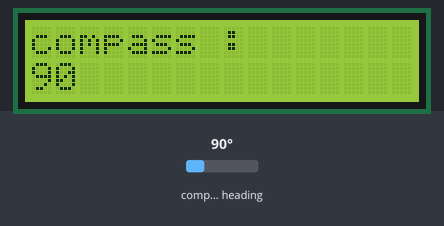
The sketch below on a simulated Arduino Uno, built with avr-gcc and run on an emulated ATmega328P. On the bench: 16×2 character LCD. The inputs (shaded band) are chosen by the test bench; at power-on: compass heading 90°. What the sketch prints to the serial monitor is not drawn.

Above: at 1.2 s.
1.3 s: compass heading set to 7°
At 2.1 s:
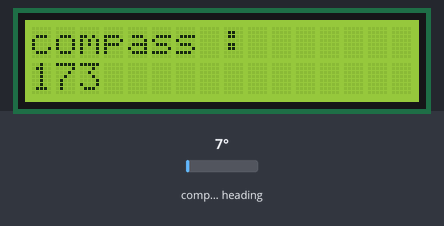
2.8 s: compass heading set to 180°
At 4.1 s:
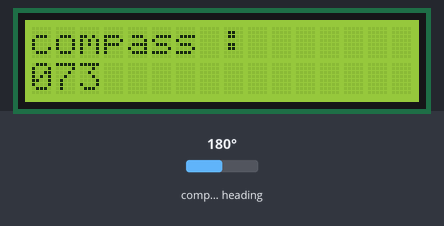
4.4 s: compass heading set to 269°
At 5.8 s:
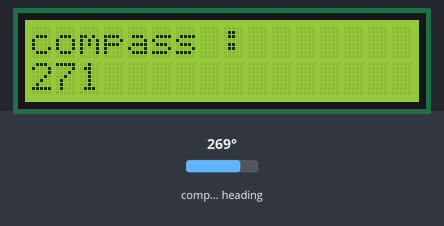
Timing chart, 0 to 7.4 s (numbered marks = the images above; inputs shaded):
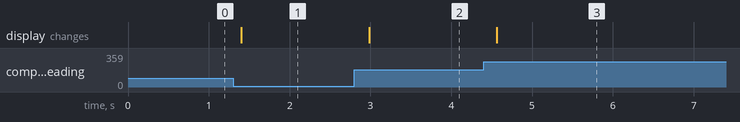

Measured:
- after the input at 1.3 s, the display: changes after 0.10 s (image 1)
- after the input at 2.8 s, the display: changes after 0.19 s (image 2)
- after the input at 4.4 s, the display: changes after 0.17 s (image 3)

The sketch:

azimuth_Lcd.ino
```cpp
#include <QMC5883LCompass.h>
#include <Wire.h>
#include <LiquidCrystal_I2C.h>

LiquidCrystal_I2C lcd(0x27, 16, 2);
QMC5883LCompass compass;

void setup() {
  Serial.begin(115200);
   lcd.init();
  lcd.backlight();
  compass.init();
}

void loop() {
  // Read compass values
  compass.read();
  int compass_value = 360 - map(compass.getAzimuth(), -180, 180, 0, 360);
  Serial.println(compass_value);

  lcd.setCursor(0, 0);
  lcd.print("compass : ");
  lcd.setCursor(0, 11);
  lcd.print(compass_value);
  delay(250);
}
```
